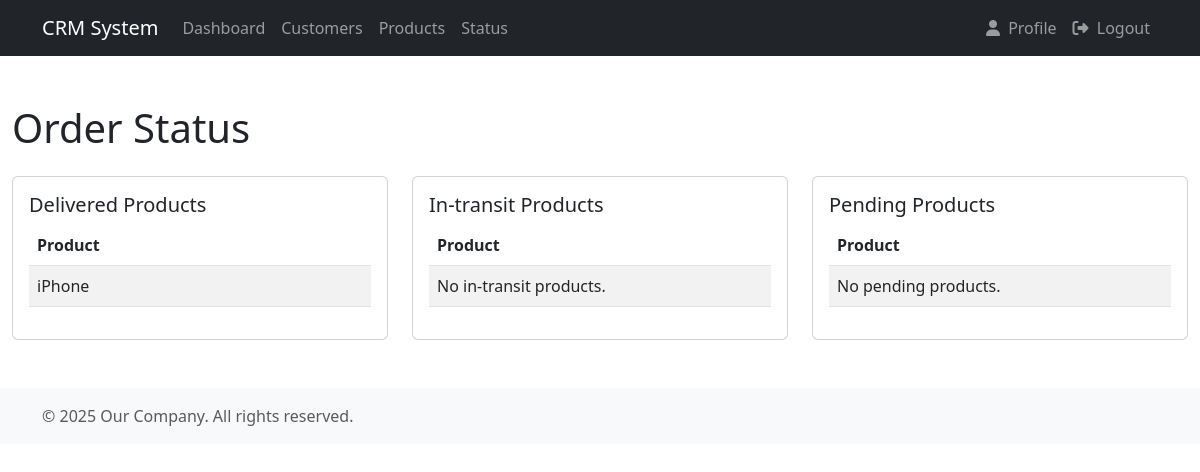
/status/, run on an earlier commit of the app's database.
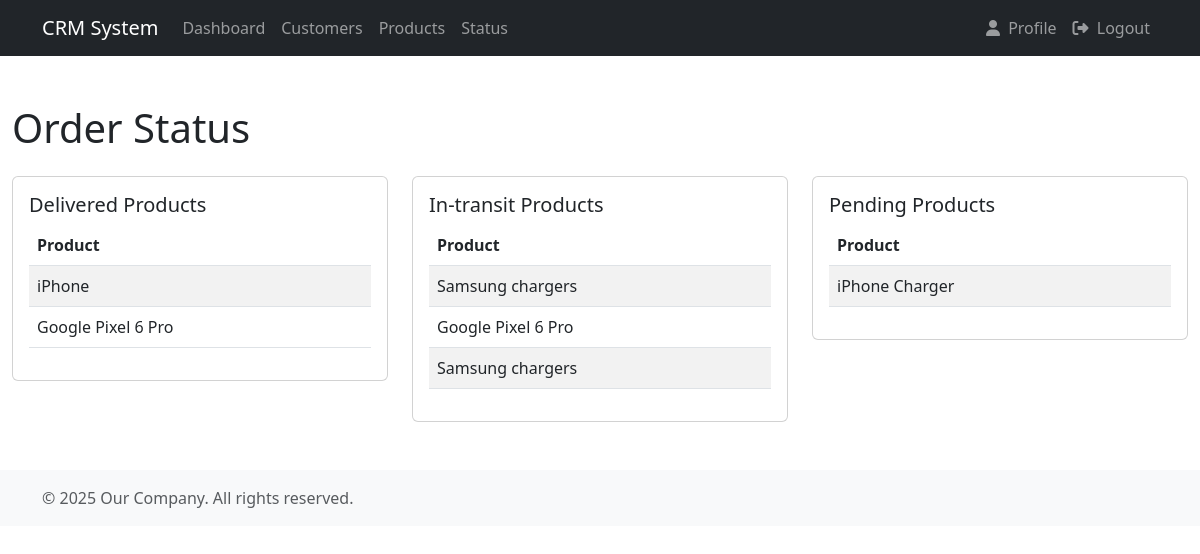
And on a later commit of the database.
### accounts/models.py (models this page shows)
class Product(models.Model):
  CATEGORY = (
    ('Indoor', 'Indoor'),
    ('Outdoor', 'Outdoor'),
  )
  name = models.CharField(max_length=70, null=True)
  price = models.FloatField(null=True)
  category = models.CharField(max_length=50, null=True, choices=CATEGORY)
  description = models.CharField(max_length=100, null=True)
  created_at = models.DateTimeField(auto_now_add=True)
  tags = models.ManyToManyField(Tag)
  def __str__(self):
    return self.name

### accounts/views.py (the view)
# urls.py: path('status/', status, name='statuses'),
def status(request):
  orders = Order.objects.all()
  pending_status = Product.objects.filter(order__status='pending')
  in_transit = Product.objects.filter(order__status='Out for delivery')
  delivered = Product.objects.filter(order__status='delivered')
  context = {
    'pending_status':pending_status,
    'in_transit':in_transit,
    'delivered':delivered,
  }
  return render(request, 'accounts/status.html', context)

### accounts/templates/accounts/status.html (shortened to what this page needs)
{% extends 'accounts/main.html' %}
{% block content %}
<h1 class="mt-4 mb-4">Order Status</h1>
<div class="row">
    <div class="col-md-4">
        <div class="card">
            <div class="card-body">
                <h5 class="card-title">Delivered Products</h5>
                <div class="table-responsive">
                    <table class="table table-striped table-hover">
                        <thead>
                            <tr><th>Product</th></tr>
                        </thead>
                        <tbody>
                            {% for items in delivered %}
                                <tr>
                                    <td>{{ items }}</td>
                                </tr>
                            {% empty %}
                                <tr><td>No delivered products.</td></tr>
                            {% endfor %}
                        </tbody>
                    </table>
                </div>
            </div>
        </div>
    </div>
    <div class="col-md-4">
        <div class="card">
            <div class="card-body">
                <h5 class="card-title">In-transit Products</h5>
                <div class="table-responsive">
                    <table class="table table-striped table-hover">
                        <thead>
                            <tr><th>Product</th></tr>
                        </thead>
                        <tbody>
                            {% for items in in_transit %}
                                <tr>
                                    <td>{{ items }}</td>
                                </tr>
                            {% empty %}
                                <tr><td>No in-transit products.</td></tr>
                            {% endfor %}
                        </tbody>
                    </table>
                </div>
            </div>
        </div>
    </div>
    <div class="col-md-4">
        <div class="card">
            <div class="card-body">
                <h5 class="card-title">Pending Products</h5>
                <div class="table-responsive">
                    <table class="table table-striped table-hover">
                        <thead>
                            <tr><th>Product</th></tr>
                        </thead>
                        <tbody>
                            {% for items in pending_status %}
                                <tr>
                                    <td>{{ items }}</td>
                                </tr>
                            {% empty %}
                                <tr><td>No pending products.</td></tr>
                            {% endfor %}
                        </tbody>
                    </table>
                </div>
            </div>
        </div>
    </div>
</div>
{% endblock %}

What changed in the data, as far as the page shows it:
added Product: name "Google Pixel 6 Pro"
added Product: name "Samsung chargers", shown under "In-transit Products"
added Product: name "iPhone Charger", shown under "Pending Products"
Also different on the page:
text no longer shown: "No in-transit products. No pending products."
